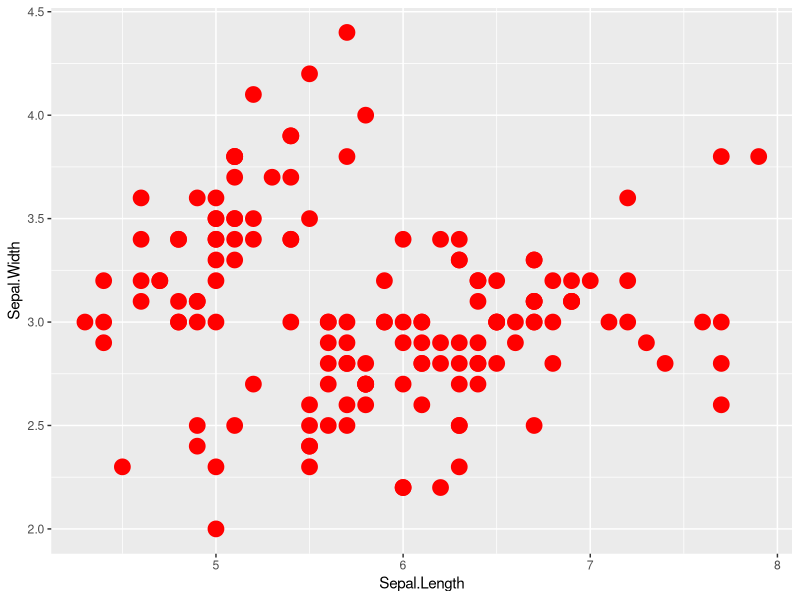
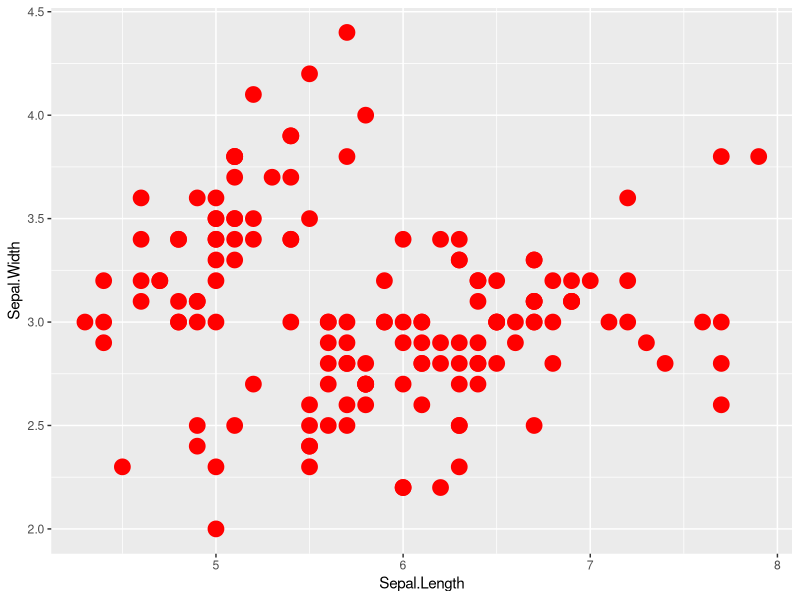

These charts were generated, in order, by the following R code:
library(GGally)


### Name: wrap_fn_with_param_arg
### Title: Wrap a function with different parameter values
### Aliases: wrap_fn_with_param_arg wrapp wrap wrap_fn_with_params

### ** Examples

 # small function to display plots only if it's interactive
 p_ <- GGally::print_if_interactive

# example function that prints 'val'
fn <- function(data, mapping, val = 2) {
  print(val)
}
fn(data = NULL, mapping = NULL) # 2

# wrap function to change default value 'val' to 5 instead of 2
wrapped_fn1 <- wrap(fn, val = 5)
wrapped_fn1(data = NULL, mapping = NULL) # 5
# you may still supply regular values
wrapped_fn1(data = NULL, mapping = NULL, val = 3) # 3

# wrap function to change 'val' to 5 using the arg list
wrapped_fn2 <- wrap_fn_with_param_arg(fn, params = list(val = 5))
wrapped_fn2(data = NULL, mapping = NULL) # 5

# change parameter settings in ggpairs for a particular function
## Goal output:
regularPlot <- ggally_points(
  iris,
  ggplot2::aes(Sepal.Length, Sepal.Width),
  size = 5, color = "red"
)
p_(regularPlot)

# Wrap ggally_points to have parameter values size = 5 and color = 'red'
w_ggally_points <- wrap(ggally_points, size = 5, color = "red")
wrappedPlot <- w_ggally_points(
  iris,
  ggplot2::aes(Sepal.Length, Sepal.Width)
)
p_(wrappedPlot)

# Double check the aes parameters are the same for the geom_point layer
identical(regularPlot$layers[[1]]$aes_params, wrappedPlot$layers[[1]]$aes_params)

# Use a wrapped function in ggpairs
pm <- ggpairs(iris, 1:3, lower = list(continuous = wrap(ggally_points, size = 5, color = "red")))
p_(pm)
pm <- ggpairs(iris, 1:3, lower = list(continuous = w_ggally_points))
p_(pm)
